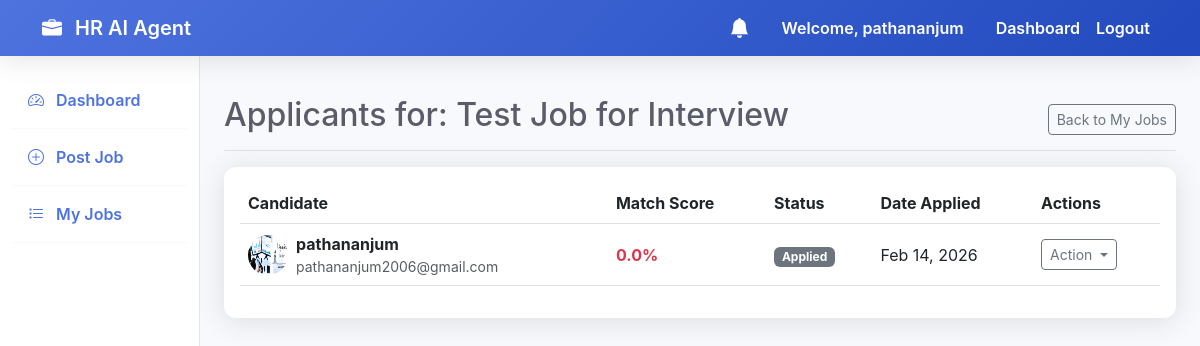
Before: /jobs/4/applicants/ (signed in) with the older database file.
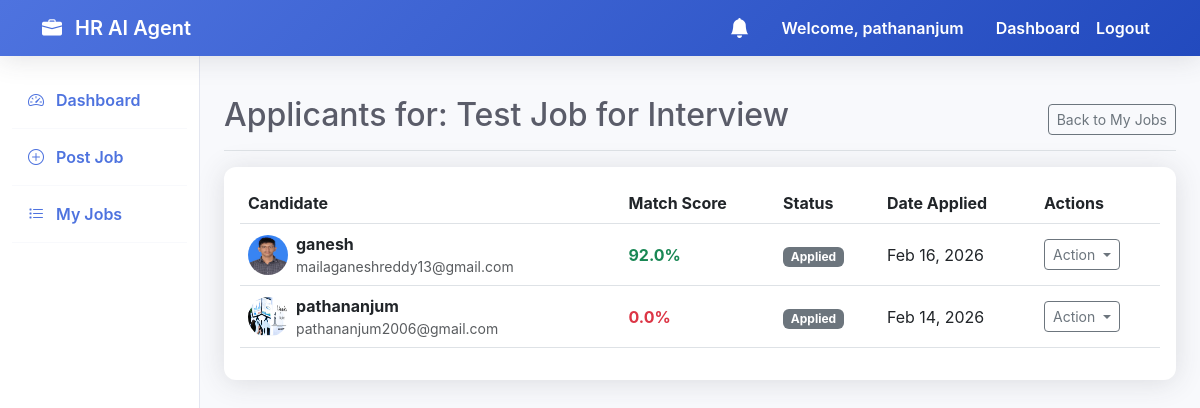
After: the same page with the newer database file.
### jobs/models.py (models this page shows, shortened)
class Application(models.Model):
    STATUS_CHOICES = (
        ('applied', 'Applied'),
        ('shortlisted', 'Shortlisted'),
        ('rejected', 'Rejected'),
        ('interview', 'Interview'),
    )
    job = models.ForeignKey(Job, on_delete=models.CASCADE, related_name='applications')
    candidate = models.ForeignKey(settings.AUTH_USER_MODEL, on_delete=models.CASCADE, related_name='job_applications')
    resume = models.ForeignKey(Resume, on_delete=models.SET_NULL, null=True)
    match_score = models.FloatField(default=0.0)
    ai_feedback = models.TextField(blank=True, null=True)
    skills_matched = models.TextField(blank=True, null=True)
    missing_skills = models.TextField(blank=True, null=True)
    improvement_suggestions = models.TextField(blank=True, null=True)
    status = models.CharField(max_length=20, choices=STATUS_CHOICES, default='applied')
    applied_at = models.DateTimeField(auto_now_add=True)

### accounts/models.py (models this page shows, shortened)
class User(AbstractUser):
    ROLE_CHOICES = (
        ('hr', 'HR (Recruiter)'),
        ('candidate', 'Candidate (Student/Job Seeker)'),
    )
    role = models.CharField(max_length=20, choices=ROLE_CHOICES, default='candidate')
    phone = models.CharField(max_length=15, blank=True, null=True)
    organization_name = models.CharField(max_length=255, blank=True, null=True, help_text="Required for HR role")
    profile_picture = models.ImageField(upload_to='profile_pics/', blank=True, null=True)

### jobs/views.py (the view)
# urls.py: path('<int:pk>/applicants/', views.view_applicants, name='view_applicants'),
@login_required
def view_applicants(request, pk):
    job = get_object_or_404(Job, pk=pk, hr=request.user)
    applicants = job.applications.all().order_by('-match_score')
    return render(request, 'jobs/view_applicants.html', {'job': job, 'applicants': applicants})

### interviews/context_processors.py (called while the page is built)
def unread_notifications(request):
    if request.user.is_authenticated:
        count = Notification.objects.filter(recipient=request.user, is_read=False).count()
        return {'unread_notifications_count': count}
    return {'unread_notifications_count': 0}

### templates/jobs/view_applicants.html (shortened to what this page needs)
{% extends 'base.html' %}
{% block content %}
<div class="d-flex justify-content-between flex-wrap flex-md-nowrap align-items-center pt-3 pb-2 mb-3 border-bottom">
    <h1 class="h2">Applicants for: {{ job.title }}</h1>
    <a href="{% url 'hr_jobs' %}" class="btn btn-sm btn-outline-secondary">Back to My Jobs</a>
</div>
<div class="card p-3">
    <div class="table-responsive">
        <table class="table table-hover align-middle">
            <thead>
                <tr>
                    <th>Candidate</th>
                    <th>Match Score</th>
                    <th>Status</th>
                    <th>Date Applied</th>
                    <th>Actions</th>
                </tr>
            </thead>
            <tbody>
                {% for app in applicants %}
                <tr>
                    <td>
                        <div class="d-flex align-items-center">
                            {% if app.candidate.profile_picture %}
                            <img src="{{ app.candidate.profile_picture.url }}" class="rounded-circle me-2" width="40"
                                height="40">
                            {% else %}
                            <div class="bg-primary text-white rounded-circle d-flex align-items-center justify-content-center me-2"
                                style="width: 40px; height: 40px;">
                                {{ app.candidate.username|slice:":1"|upper }}
                            </div>
                            {% endif %}
                            <div>
                                <div class="fw-bold">{{ app.candidate.get_full_name|default:app.candidate.username }}
                                </div>
                                <div class="small text-muted">{{ app.candidate.email }}</div>
                            </div>
                        </div>
                    </td>
                    <td>
                        <div
                            class="fw-bold {% if app.match_score >= 80 %}text-success{% elif app.match_score >= 50 %}text-warning{% else %}text-danger{% endif %}">
                            {{ app.match_score|floatformat:1 }}%
                        </div>
                    </td>
                    <td>
                        <span
                            class="badge {% if app.status == 'shortlisted' %}bg-success{% elif app.status == 'rejected' %}bg-danger{% elif app.status == 'interview' %}bg-info{% else %}bg-secondary{% endif %}">
                            {{ app.get_status_display }}
                        </span>
                    </td>
                    <td>{{ app.applied_at|date:"M d, Y" }}</td>
                    <td>
                        <div class="dropdown">
                            <button class="btn btn-sm btn-outline-secondary dropdown-toggle" type="button"
                                data-bs-toggle="dropdown">
                                Action
                            </button>
                        </div>
                    </td>
                </tr>
                {% empty %}
                <tr>
                    <td colspan="5" class="text-center">No applicants yet.</td>
                </tr>
                {% endfor %}
            </tbody>
        </table>
    </div>
</div>
{% endblock %}

Changed rows visible on the page:
added Application: candidate.profile_picture (picture), candidate.get_full_name "ganesh", candidate.email "mailaganeshreddy13@gmail.com", match_score "92.0", status "Applied", applied_at "Feb 16, 2026"
